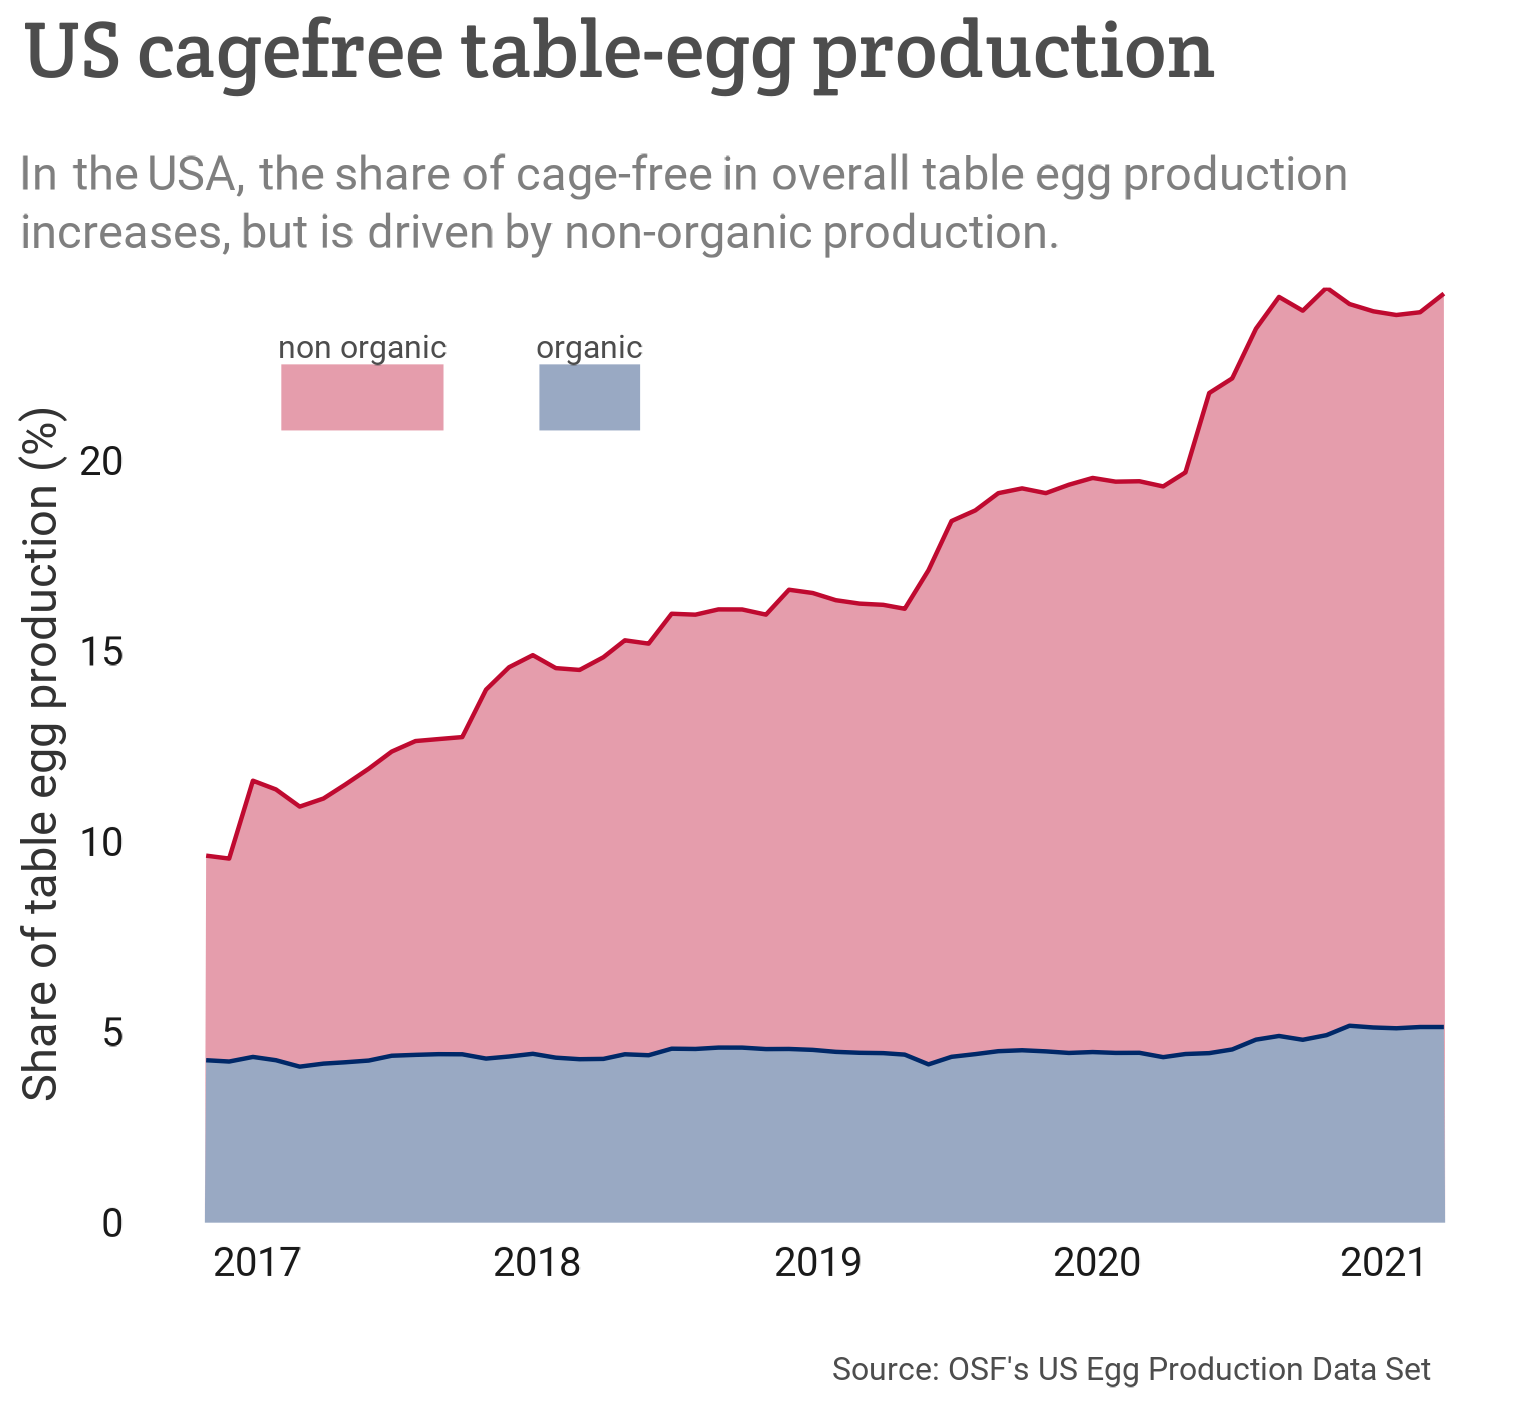

This chart was generated by the following R code:
# load libraries
library(tidyverse)
library(camcorder)
library(data.table)
library(dtplyr)
library(ggtext)
library(showtext)
library(sarahsFunctions)

font_add_google("Crete Round")
font_add_google("Roboto")

# read in data
tuesdata <- tidytuesdayR::tt_load('2023-04-11')

eggproduction <- tuesdata$`egg-production`
cagefreepercentages <- tuesdata$`cage-free-percentages`

hens_per_prod <- eggproduction |> 
  as.data.table() |> 
  select(-n_eggs, -source) |> 
  dcast(observed_month + prod_process ~ prod_type , 
        value.var = "n_hens") |> 
  as.data.frame()

cagefreepercentages_long <- cagefreepercentages |> 
  as.data.table() |> 
  melt(id.vars = c("observed_month", "source"),
       value.name = "percentage",
       variable.name = "product") |> 
  mutate(product = gsub("percent_", "", x = product))

eggproduction_perc <- eggproduction |> 
  as.data.table() |> 
  filter(prod_type == "table eggs") |> 
  select(-source, -prod_type) |> 
  # reshape
  melt(id.vars = c("observed_month", "prod_process"),
       variable.name = "measuring") |> 
  mutate(prod_process = case_when(
    prod_process == "all" ~ "all",
    prod_process == "cage-free (non-organic)" ~ "cage_free_non_organic",
    prod_process == "cage-free (organic)" ~ "cage_free_organic"
  )) |> 
  dcast(observed_month + measuring ~ prod_process,
        value.var = "value") |> 
  # calculate percentages
  mutate(perc_non_organic = cage_free_non_organic/all,
         perc_organic = cage_free_organic/all,
         perc_overall = (cage_free_non_organic + cage_free_organic) / all) |> 
  melt(id.vars = 1:3,
       measure.vars = patterns("perc_"),
       variable.name = "cage_free_type",
       value.name = "percentage") |> 
  mutate(cage_free_type = gsub("perc_", "", cage_free_type) |> 
           gsub("_", " ", x = _))


gg_record(
  dir = file.path("2023", "2023-04-11", "recording"), # where to save the recording
  device = "png", # device to use to save images
  width = 5.1, # width of saved image
  height = 4.7, # height of saved image
  units = "in", # units for width and height
  dpi = 300 # dpi to use when saving image
)

cols <- c("organic" = "#002868", "non organic" = "#BF0A30")

ggplot() +
  geom_area(data = eggproduction_perc |> 
              filter(measuring == "n_eggs" & cage_free_type != "overall"),
            aes(x = observed_month,
                y = percentage * 100,
                fill = cage_free_type,
                col = cage_free_type)) +
  labs(title = "US cagefree table-egg production",
       subtitle = "In the USA, the share of cage-free in overall table egg production increases, but is driven by non-organic production.",
       caption = "Source: OSF's US Egg Production Data Set",
       x = "",
       y = "Share of table egg production (%)",
       fill = "") +
  guides(fill = guide_legend(label.position = "top"),
         color = "none") +
  expand_limits(y = 0) +
  scale_y_continuous(expand = c(0, 0)) +
  scale_fill_manual(values = alpha(cols, .4)) +
  scale_color_manual(values = cols) +
  clean_theme() +
  theme(text = element_text(size = 30,
                            family = "Roboto",
                            colour = "grey30"),
        axis.title = element_text(size = 35,
                                  colour = "grey20"),
        axis.text.x = element_text(size = 30,
                                   hjust = 1),
        axis.text.y = element_text(size = 30),
        plot.title = element_text(size = 60, 
                                  margin = margin(b = .2, unit = "in"),
                                  family = "Crete Round"),
        plot.title.position = "plot",
        plot.subtitle = element_textbox_simple(size = 35,
                                               linewidth = 0.5,
                                               lineheight = 0.4,
                                               margin = margin(b = .1, unit = "in")),
        legend.position = c(0.2, 0.9),
        legend.spacing.y = unit(0.01, "in"),
        legend.spacing.x = unit(0.3, "in"),
        legend.direction = "horizontal",
        plot.caption = element_text(hjust = 0.9),
        axis.line.x = element_blank())

# save gif
gg_playback(
  name = file.path("2023", "2023-04-11", "20230411.gif"),
  first_image_duration = 4,
  last_image_duration = 20,
  frame_duration = .25
)
